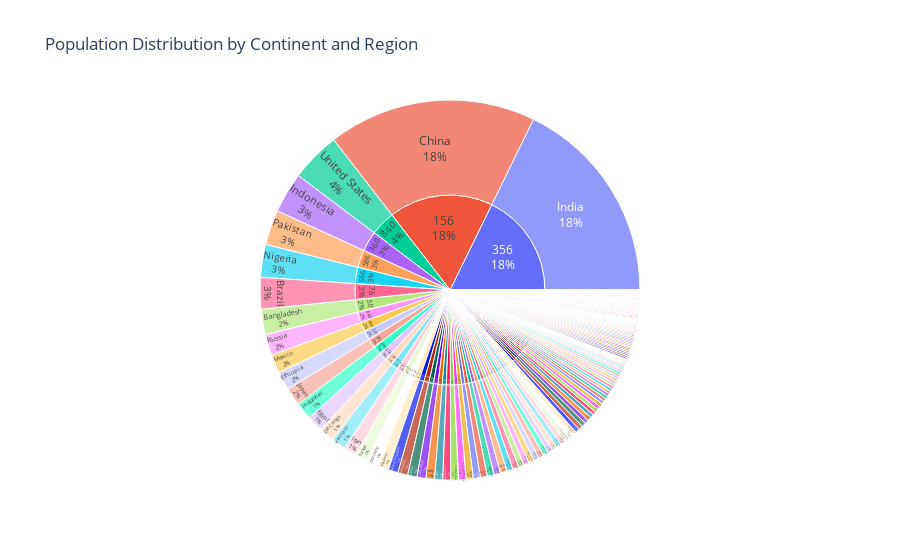

Here is the notebook cell this chart was saved with:
### Code cell
import plotly.express as px
fig = px.sunburst(data, path=['place', 'country'], values='pop2023',
                  title='Population Distribution by Continent and Region')
fig.update_traces(textinfo='label+percent entry')
fig.show()

### Figure 1 — Plotly figure (JSON) as saved in the notebook; plotly's stock layout.template omitted (floating-point values rounded to 4 significant figures; data arrays with more than 128 entries replaced by an {"elided": "..."} marker saying what was removed)
{"data": [{"branchvalues": "total", "domain": {"x": [0, 1], "y": [0, 1]}, "hovertemplate": "labels=%{label}<br>pop2023=%{value}<br>parent=%{parent}<br>id=%{id}<extra></extra>", "ids": {"elided": "468 str values"}, "labels": {"elided": "468 str values"}, "name": "", "parents": {"elided": "468 str values"}, "textinfo": "label+percent entry", "type": "sunburst", "values": {"elided": "468 int values"}}], "layout": {"autosize": true, "legend": {"tracegroupgap": 0}, "title": {"text": "Population Distribution by Continent and Region"}}}
